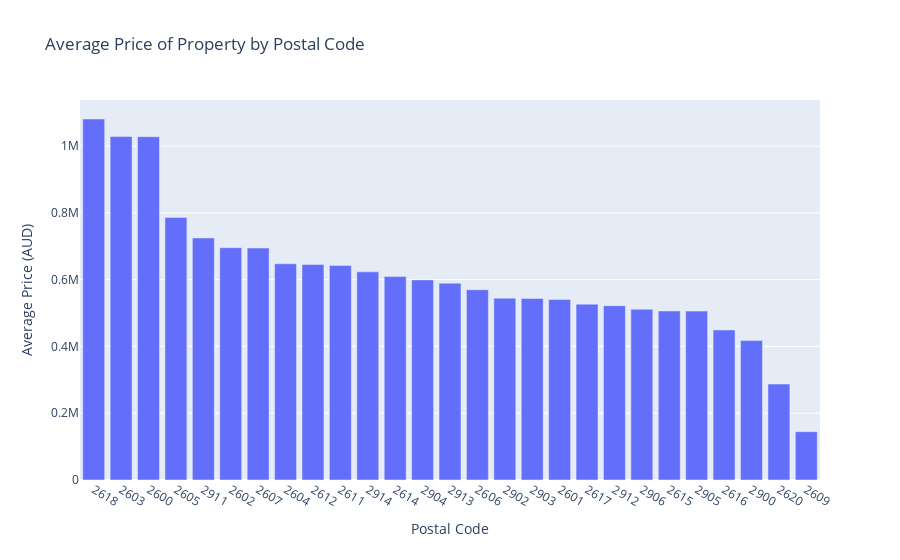

Notebook cell for this chart:
### Markdown cell above
### Average Pricing
The next query involved finding the average pricing for each postal code throughout the years. This can help determine the most affordable areas, as well as the places to consider when working with a certain budget.

### Code cell
df2 = pd.read_csv("Table 2.csv")

df2['postcode'] = df2[['postcode']].astype(str)   #sets postcode data to strings, allows for using them as discrete data points

fig = px.bar(df2, x='postcode', y='average_price',  #choosing data
        hover_data=['postcode', 'average_price'],   #adding hovering data points
        title='Average Price of Property by Postal Code',   #set title
        labels={        #set labels
                'postcode': 'Postal Code',
                'average_price': 'Average Price (AUD)'
        })
fig.show()

### Figure 1 — Plotly figure (JSON) as saved in the notebook; plotly's stock layout.template omitted (floating-point values rounded to 4 significant figures)
{"data": [{"alignmentgroup": "True", "hovertemplate": "Postal Code=%{x}<br>Average Price (AUD)=%{y}<extra></extra>", "legendgroup": "", "marker": {"color": "#636efa", "pattern": {"shape": ""}}, "name": "", "offsetgroup": "", "orientation": "v", "showlegend": false, "textposition": "auto", "type": "bar", "x": ["2618", "2603", "2600", "2605", "2911", "2602", "2607", "2604", "2612", "2611", "2914", "2614", "2904", "2913", "2606", "2902", "2903", "2601", "2617", "2912", "2906", "2615", "2905", "2616", "2900", "2620", "2609"], "xaxis": "x", "y": [1081000.0, 1029000.0, 1028000.0, 786200.0, 724800.0, 695700.0, 694700.0, 647600.0, 645400.0, 642100.0, 623400.0, 609200.0, 599300.0, 589400.0, 569900.0, 544400.0, 543500.0, 540400.0, 526700.0, 522000.0, 511300.0, 506200.0, 505800.0, 449300.0, 417500.0, 287300.0, 144700], "yaxis": "y"}], "layout": {"barmode": "relative", "legend": {"tracegroupgap": 0}, "title": {"text": "Average Price of Property by Postal Code"}, "xaxis": {"anchor": "y", "domain": [0, 1], "title": {"text": "Postal Code"}}, "yaxis": {"anchor": "x", "domain": [0, 1], "title": {"text": "Average Price (AUD)"}}}}
